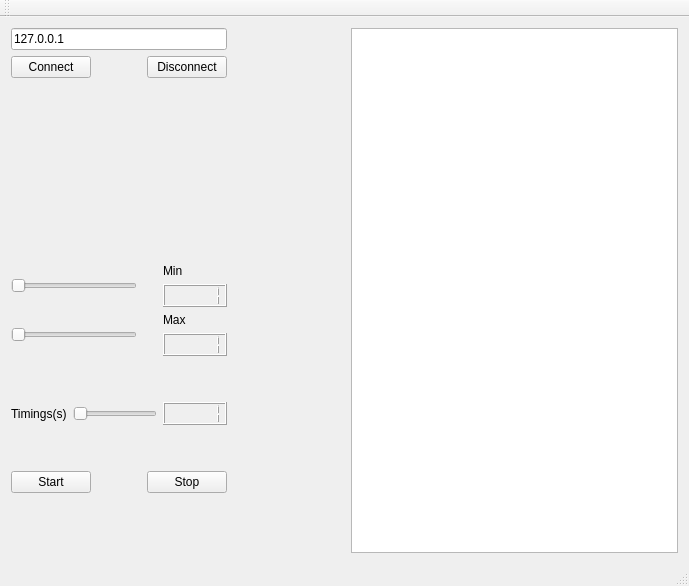
<?xml version="1.0" encoding="UTF-8"?>
<ui version="4.0">
 <class>MainWindow</class>
 <widget class="QMainWindow" name="MainWindow">
  <property name="geometry">
   <rect>
    <x>0</x>
    <y>0</y>
    <width>689</width>
    <height>586</height>
   </rect>
  </property>
  <property name="windowTitle">
   <string>MainWindow</string>
  </property>
  <widget class="QWidget" name="centralWidget">
   <layout class="QHBoxLayout" name="horizontalLayout_7">
    <item>
     <layout class="QHBoxLayout" name="horizontalLayout_6" stretch="0,0,100">
      <item>
       <layout class="QVBoxLayout" name="verticalLayout_6">
        <item>
         <layout class="QVBoxLayout" name="verticalLayout_3">
          <item>
           <widget class="QLineEdit" name="lineEditIP">
            <property name="text">
             <string>127.0.0.1</string>
            </property>
           </widget>
          </item>
          <item>
           <layout class="QHBoxLayout" name="horizontalLayout_2">
            <item>
             <widget class="QPushButton" name="pushButtonConnect">
              <property name="text">
               <string>Connect</string>
              </property>
             </widget>
            </item>
            <item>
             <spacer name="horizontalSpacer">
              <property name="orientation">
               <enum>Qt::Horizontal</enum>
              </property>
              <property name="sizeHint" stdset="0">
               <size>
                <width>48</width>
                <height>20</height>
               </size>
              </property>
             </spacer>
            </item>
            <item>
             <widget class="QPushButton" name="pushButtonDisconnect">
              <property name="text">
               <string>Disconnect</string>
              </property>
             </widget>
            </item>
           </layout>
          </item>
         </layout>
        </item>
        <item>
         <spacer name="verticalSpacer_6">
          <property name="orientation">
           <enum>Qt::Vertical</enum>
          </property>
          <property name="sizeHint" stdset="0">
           <size>
            <width>20</width>
            <height>58</height>
           </size>
          </property>
         </spacer>
        </item>
        <item>
         <layout class="QVBoxLayout" name="verticalLayout_5">
          <item>
           <layout class="QVBoxLayout" name="verticalLayout_4">
            <item>
             <layout class="QHBoxLayout" name="horizontalLayout" stretch="0,0,0">
              <item>
               <widget class="QSlider" name="horizontalSliderMin">
                <property name="minimum">
                 <number>1</number>
                </property>
                <property name="maximum">
                 <number>100</number>
                </property>
                <property name="orientation">
                 <enum>Qt::Horizontal</enum>
                </property>
               </widget>
              </item>
              <item>
               <spacer name="verticalSpacer">
                <property name="orientation">
                 <enum>Qt::Vertical</enum>
                </property>
                <property name="sizeHint" stdset="0">
                 <size>
                  <width>20</width>
                  <height>28</height>
                 </size>
                </property>
               </spacer>
              </item>
              <item>
               <layout class="QVBoxLayout" name="verticalLayout_2">
                <item>
                 <widget class="QLabel" name="label_2">
                  <property name="text">
                   <string>Min</string>
                  </property>
                 </widget>
                </item>
                <item>
                 <widget class="QLCDNumber" name="lcdNumberMin">
                  <property name="intValue" stdset="0">
                   <number>1</number>
                  </property>
                 </widget>
                </item>
               </layout>
              </item>
             </layout>
            </item>
            <item>
             <layout class="QHBoxLayout" name="horizontalLayout_4">
              <item>
               <widget class="QSlider" name="horizontalSliderMax">
                <property name="minimum">
                 <number>1</number>
                </property>
                <property name="maximum">
                 <number>100</number>
                </property>
                <property name="orientation">
                 <enum>Qt::Horizontal</enum>
                </property>
               </widget>
              </item>
              <item>
               <spacer name="verticalSpacer_2">
                <property name="orientation">
                 <enum>Qt::Vertical</enum>
                </property>
                <property name="sizeHint" stdset="0">
                 <size>
                  <width>20</width>
                  <height>40</height>
                 </size>
                </property>
               </spacer>
              </item>
              <item>
               <layout class="QVBoxLayout" name="verticalLayout">
                <item>
                 <widget class="QLabel" name="label_3">
                  <property name="text">
                   <string>Max</string>
                  </property>
                 </widget>
                </item>
                <item>
                 <widget class="QLCDNumber" name="lcdNumberMax">
                  <property name="intValue" stdset="0">
                   <number>1</number>
                  </property>
                 </widget>
                </item>
               </layout>
              </item>
             </layout>
            </item>
            <item>
             <spacer name="verticalSpacer_3">
              <property name="orientation">
               <enum>Qt::Vertical</enum>
              </property>
              <property name="sizeHint" stdset="0">
               <size>
                <width>20</width>
                <height>40</height>
               </size>
              </property>
             </spacer>
            </item>
            <item>
             <layout class="QHBoxLayout" name="horizontalLayout_3">
              <item>
               <widget class="QLabel" name="label">
                <property name="text">
                 <string>Timings(s)</string>
                </property>
               </widget>
              </item>
              <item>
               <widget class="QSlider" name="horizontalSliderTiming">
                <property name="minimum">
                 <number>1</number>
                </property>
                <property name="maximum">
                 <number>100</number>
                </property>
                <property name="orientation">
                 <enum>Qt::Horizontal</enum>
                </property>
               </widget>
              </item>
              <item>
               <widget class="QLCDNumber" name="lcdNumberTiming">
                <property name="intValue" stdset="0">
                 <number>1</number>
                </property>
               </widget>
              </item>
             </layout>
            </item>
           </layout>
          </item>
          <item>
           <spacer name="verticalSpacer_4">
            <property name="orientation">
             <enum>Qt::Vertical</enum>
            </property>
            <property name="sizeHint" stdset="0">
             <size>
              <width>20</width>
              <height>40</height>
             </size>
            </property>
           </spacer>
          </item>
          <item>
           <layout class="QHBoxLayout" name="horizontalLayout_5">
            <item>
             <widget class="QPushButton" name="pushButtonStart">
              <property name="text">
               <string>Start</string>
              </property>
             </widget>
            </item>
            <item>
             <spacer name="horizontalSpacer_2">
              <property name="orientation">
               <enum>Qt::Horizontal</enum>
              </property>
              <property name="sizeHint" stdset="0">
               <size>
                <width>40</width>
                <height>20</height>
               </size>
              </property>
             </spacer>
            </item>
            <item>
             <widget class="QPushButton" name="pushButtonStop">
              <property name="text">
               <string>Stop</string>
              </property>
             </widget>
            </item>
           </layout>
          </item>
          <item>
           <spacer name="verticalSpacer_5">
            <property name="orientation">
             <enum>Qt::Vertical</enum>
            </property>
            <property name="sizeHint" stdset="0">
             <size>
              <width>20</width>
              <height>40</height>
             </size>
            </property>
           </spacer>
          </item>
          <item>
           <widget class="QLabel" name="labelstatus">
            <property name="text">
             <string/>
            </property>
           </widget>
          </item>
         </layout>
        </item>
       </layout>
      </item>
      <item>
       <spacer name="horizontalSpacer_3">
        <property name="orientation">
         <enum>Qt::Horizontal</enum>
        </property>
        <property name="sizeHint" stdset="0">
         <size>
          <width>118</width>
          <height>20</height>
         </size>
        </property>
       </spacer>
      </item>
      <item>
       <widget class="QListWidget" name="listWidget"/>
      </item>
     </layout>
    </item>
   </layout>
  </widget>
  <widget class="QMenuBar" name="menuBar">
   <property name="geometry">
    <rect>
     <x>0</x>
     <y>0</y>
     <width>689</width>
     <height>26</height>
    </rect>
   </property>
  </widget>
  <widget class="QToolBar" name="mainToolBar">
   <attribute name="toolBarArea">
    <enum>TopToolBarArea</enum>
   </attribute>
   <attribute name="toolBarBreak">
    <bool>false</bool>
   </attribute>
  </widget>
  <widget class="QStatusBar" name="statusBar"/>
 </widget>
 <layoutdefault spacing="6" margin="11"/>
 <resources/>
 <connections>
  <connection>
   <sender>horizontalSliderMin</sender>
   <signal>valueChanged(int)</signal>
   <receiver>lcdNumberMin</receiver>
   <slot>display(int)</slot>
   <hints>
    <hint type="sourcelabel">
     <x>79</x>
     <y>228</y>
    </hint>
    <hint type="destinationlabel">
     <x>204</x>
     <y>244</y>
    </hint>
   </hints>
  </connection>
  <connection>
   <sender>horizontalSliderMax</sender>
   <signal>valueChanged(int)</signal>
   <receiver>lcdNumberMax</receiver>
   <slot>display(int)</slot>
   <hints>
    <hint type="sourcelabel">
     <x>114</x>
     <y>289</y>
    </hint>
    <hint type="destinationlabel">
     <x>205</x>
     <y>305</y>
    </hint>
   </hints>
  </connection>
  <connection>
   <sender>horizontalSliderTiming</sender>
   <signal>valueChanged(int)</signal>
   <receiver>lcdNumberTiming</receiver>
   <slot>display(int)</slot>
   <hints>
    <hint type="sourcelabel">
     <x>190</x>
     <y>382</y>
    </hint>
    <hint type="destinationlabel">
     <x>240</x>
     <y>385</y>
    </hint>
   </hints>
  </connection>
 </connections>
</ui>
